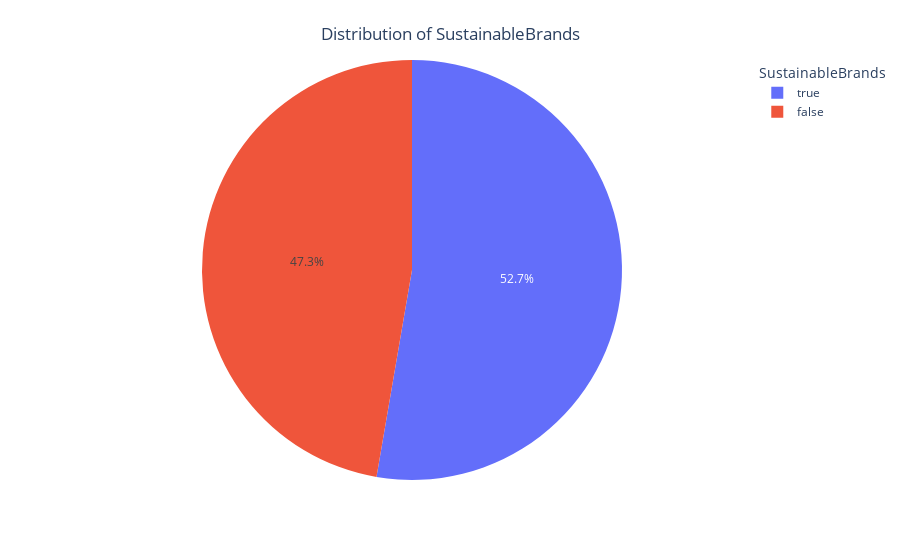

Notebook code cell kept with this figure:
### Code cell
fig = px.pie(data, names='SustainableBrands')
fig.update_layout(legend_title='SustainableBrands', title={'text': 'Distribution of SustainableBrands', 'y':0.95, 'x':0.5, 'xanchor': 'center', 'yanchor': 'top'})
fig.show()

### Figure 1 — Plotly figure (JSON) as saved in the notebook; plotly's stock layout.template omitted (floating-point values rounded to 4 significant figures; data arrays with more than 128 entries replaced by an {"elided": "..."} marker saying what was removed)
{"data": [{"domain": {"x": [0, 1], "y": [0, 1]}, "hovertemplate": "SustainableBrands=%{label}<extra></extra>", "labels": {"elided": "499 bool values"}, "legendgroup": "", "name": "", "showlegend": true, "type": "pie"}], "layout": {"legend": {"title": {"text": "SustainableBrands"}, "tracegroupgap": 0}, "margin": {"t": 60}, "title": {"text": "Distribution of SustainableBrands", "x": 0.5, "xanchor": "center", "y": 0.95, "yanchor": "top"}}}
